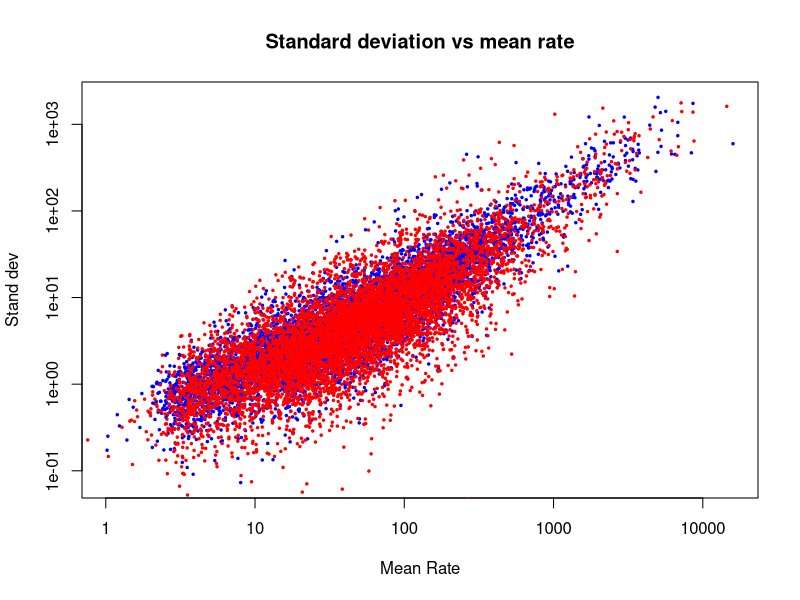
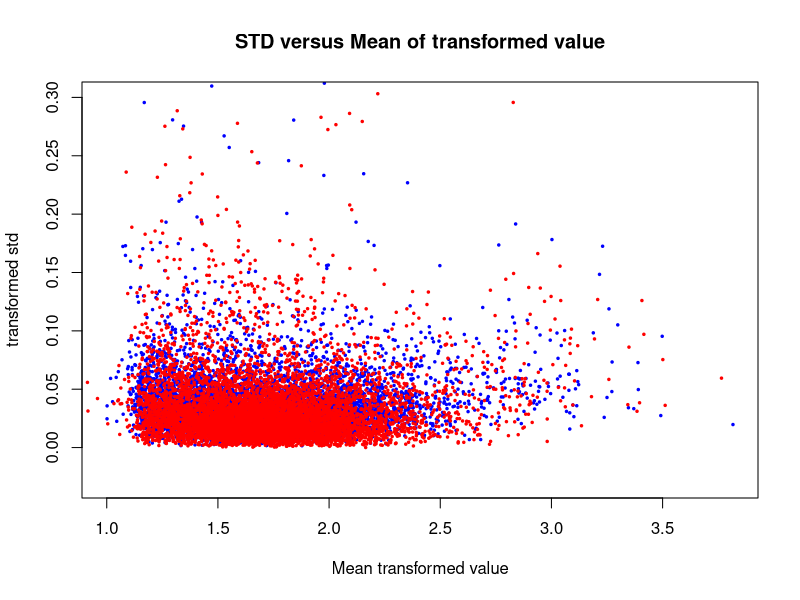
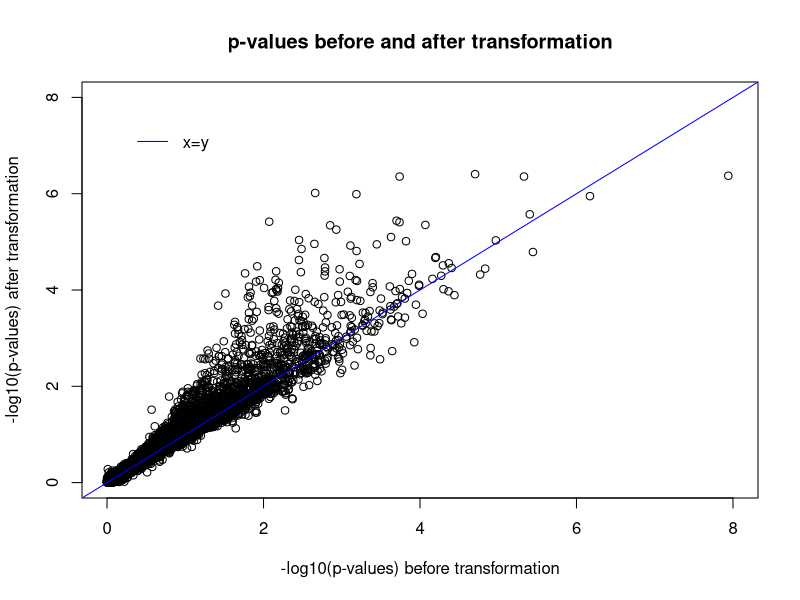
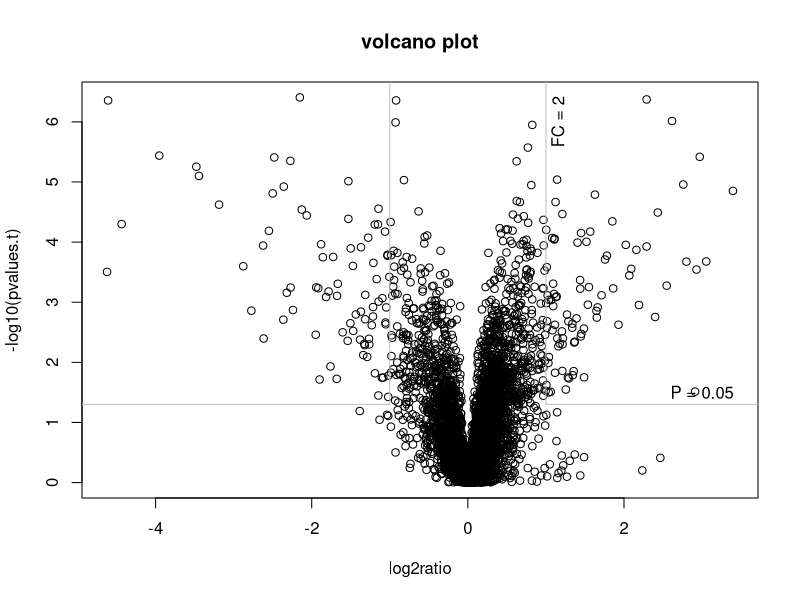
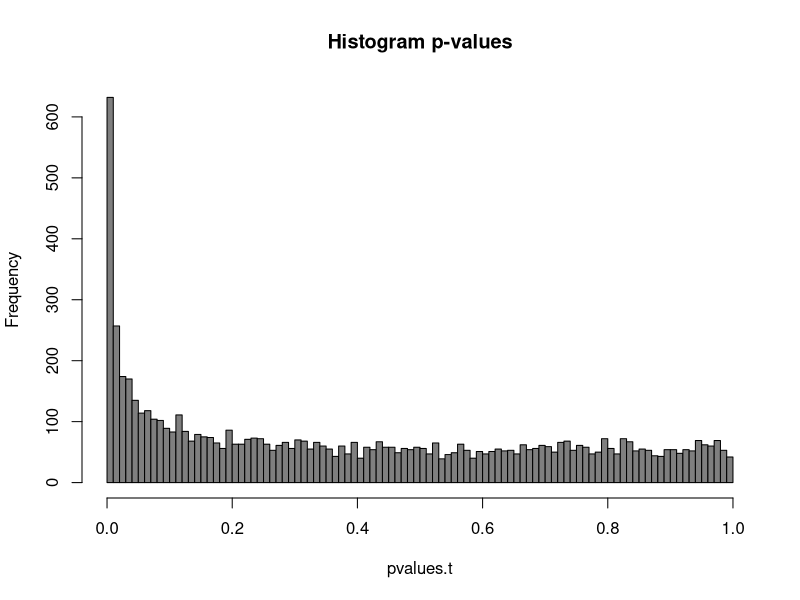
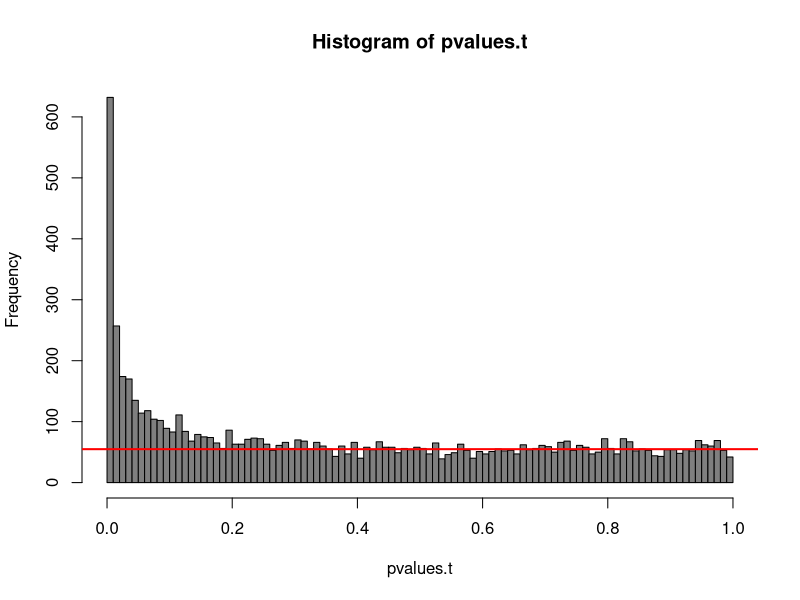
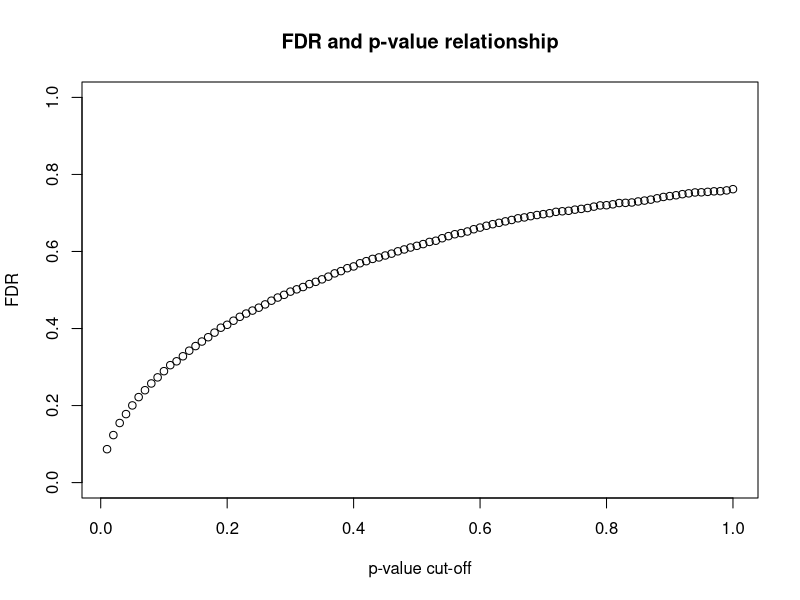

Generate these figures, in order, with R:
counts = read.csv('counts.csv')
head(counts)

totalcounts = colSums(counts)

ratespermillion = as.data.frame(sweep(10^6*counts,2,totalcounts,FUN="/"))

ct.names = paste('ct',1:4,sep = '.')
kd.names = paste('kd',1:3,sep = '.')

control.mean = apply(ratespermillion[ct.names],1,mean)
control.sd =  apply(ratespermillion[ct.names],1,sd)
knockdown.mean = apply(ratespermillion[kd.names],1,mean)
knockdown.sd =  apply(ratespermillion[kd.names],1,sd)

plot(control.mean,control.sd,log = 'xy',pch = 20,cex=.5,col='blue',
     xlab='Mean Rate',ylab='Stand dev')
points(knockdown.mean, knockdown.sd, pch=20, cex=.5, col='red')
title('Standard deviation vs mean rate')

all.fit = lm(sd~mean,
          data.frame(mean=log(c(control.mean, knockdown.mean)), sd=
                     log(c(control.sd, knockdown.sd))))

coef(all.fit)

t.test(ratespermillion['FBgn0000043', ct.names], ratespermillion['FBgn0000043',
       kd.names], var.equal = FALSE)

pvalues.orig = apply(ratespermillion, 1, function(row){t.test(x=row[ct.names], 
                     y=row[kd.names], var.equal=FALSE)$p.value})


# Applying the variance-stabilizing transformation
# g(x) = x^(1-b)
transformed = as.data.frame(ratespermillion^(1-coef(all.fit)['mean']))
head(transformed)

#calculate the mean and std for variance-stabilized data

control.t.mean = apply(transformed[ct.names], 1, mean)
control.t.sd = apply(transformed[ct.names], 1, sd)
knockdown.t.mean = apply(transformed[kd.names], 1, mean)
knockdown.t.sd = apply(transformed[kd.names], 1, sd)

# Plot std vs mean of transformed data
plot(x=control.t.mean, y=control.t.sd, pch=20, cex=.5, col='blue',
     ylim=c(-0.03, 0.3), xlab='Mean transformed value', ylab='transformed std')
points(x=knockdown.t.mean, y=knockdown.t.sd, pch=20, cex=.5, col='red')
title('STD versus Mean of transformed value')

# t-test on tranformed data
t.test(x=transformed['FBgn0000043', ct.names], y=transformed['FBgn0000043',
       kd.names], var.equal=TRUE)

# T-test on all rows, and extracting the p-values from the test results
pvalues.t <- apply(transformed, 1, function(row){t.test(x=row[ct.names], 
                   y=row[kd.names], var.equal=TRUE)$p.value})

# Add pvalues.t to ratespermillion table
ratespermillion$pvalue.t <- pvalues.t
head(ratespermillion)

# Compare the p-values before and after transformation
plot(x=-log10(pvalues.orig), y=-log10(pvalues.t), xlim=c(0,8), ylim=c(0,8),
     xlab='-log10(p-values) before transformation', ylab=
       '-log10(p-values) after transformation')
abline(coef=c(0,1), col='blue')
legend(0.2, 7.5, legend=c('x=y'), col=c('blue'), lty=1, box.lty=0)
title('p-values before and after transformation')

# Calculate the log2ratio
log2ratio <- apply(counts, 1, function(x){log(sum(x[kd.names])/
                   sum(totalcounts[kd.names]), 2) - log(sum(x[ct.names])/
                   sum(totalcounts[ct.names]), 2)})
head(log2ratio)

# Combining log2ratios and p-values to create volcano plot
par(mfrow=c(1,1))
p05 = -log10(0.05)
plot(y=-log10(pvalues.t),x=log2ratio)
lines(x=c(-1,-1),y=c(p05,7),col='gray')
lines(x=c(1,1),y=c(p05,7),col='gray')
lines(x=c(-6,-1),y=c(p05,p05),col='gray')
lines(x=c(1,4),y=c(p05,p05),col='gray')
text( x = 3, y = p05+0.2, label = "P = 0.05")
text (x=1.15, y = 6, label="FC = 2",srt=90)  
title('volcano plot')

# Plot a histogram of p-values
nbins <- 100
bins <- hist(pvalues.t, nclass=nbins, col='grey50', main='Histogram p-values')

# P-value cut-off
null.bins <- bins$mids > 0.4
null.level <- mean(bins$counts[null.bins])
plot(bins, col='grey50')
abline(a=null.level, b=0, col='red', lwd=2)

# Calculate False discovery rate (FDR)
fdr.05 <- null.level*nbins*0.05 / sum(pvalues.t <= 0.05) 
fdr.05

# Plot the relationship between p-value cut-off and FDR
pvalue.cutoff <- seq(1/nbins, 1, by=1/nbins)
fdr <- vector(mode="numeric",length=length(pvalue.cutoff))
for (i in seq_along(pvalue.cutoff)) {
  fdr[i] <- null.level*(pvalue.cutoff[i]*nbins)/sum(pvalues.t <= pvalue.cutoff[i])
}
plot(pvalue.cutoff, fdr, xlab='p-value cut-off', ylab='FDR', ylim=c(0,1))
title('FDR and p-value relationship')
